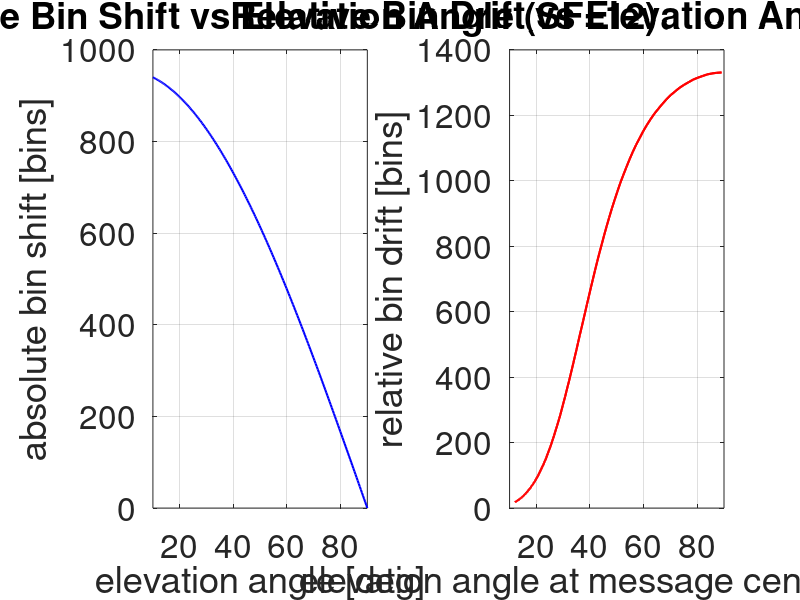

The MATLAB source for this figure:
clear;
clc;
close all;

h       = 540e3;
v_sat   = 7600;
f_c     = 920e6;
c_light = 3e8;
El_min  = 10;
BW      = 100e3;
SF      = 12;
n_bit   = 10;

M  = 2^SF;
df = BW / M;
T_slot = M / BW;

t_max = h / (v_sat * tand(El_min));
fd      = @(t) -(f_c/c_light) .* v_sat^2 .* t ./ sqrt(h^2 + (v_sat.*t).^2);
El_of_t = @(t) atand(h ./ abs(v_sat .* t));

El_range = linspace(El_min, 90, 200);

abs_shift_vs_El = (f_c/c_light) .* v_sat .* cosd(El_range) / df;

C    = 3 * 2^n_bit + 303;
T_cw = (C - 1) * T_slot;
pulse_slots = round(linspace(0, C-1, 9));
t_starts    = linspace(-t_max, t_max - T_cw, 300);

rel_drift = zeros(1, length(t_starts));
for k = 1:length(t_starts)
    t_p          = t_starts(k) + pulse_slots * T_slot;
    bins         = round(fd(t_p) / df);
    rel_drift(k) = max(bins) - min(bins);
end
El_centers = El_of_t(t_starts + T_cw/2);

figure('Position', [100 100 1000 400]);

subplot(1,2,1);
plot(El_range, abs_shift_vs_El, 'b-', 'LineWidth', 1.5);
grid on;
set(gca, 'FontSize', 24);
xlim([El_min, 90]);
xlabel('elevation angle [deg]');
ylabel('absolute bin shift [bins]');
title(sprintf('Absolute Bin Shift vs Elevation Angle (SF=%d)', SF));

subplot(1,2,2);
plot(El_centers, rel_drift, 'r-', 'LineWidth', 1.5);
grid on;
set(gca, 'FontSize', 24);
xlim([El_min, 90]);
xlabel('elevation angle at message center [deg]');
ylabel('relative bin drift [bins]');
title(sprintf('Relative Bin Drift vs Elevation Angle (SF=%d)', SF));
